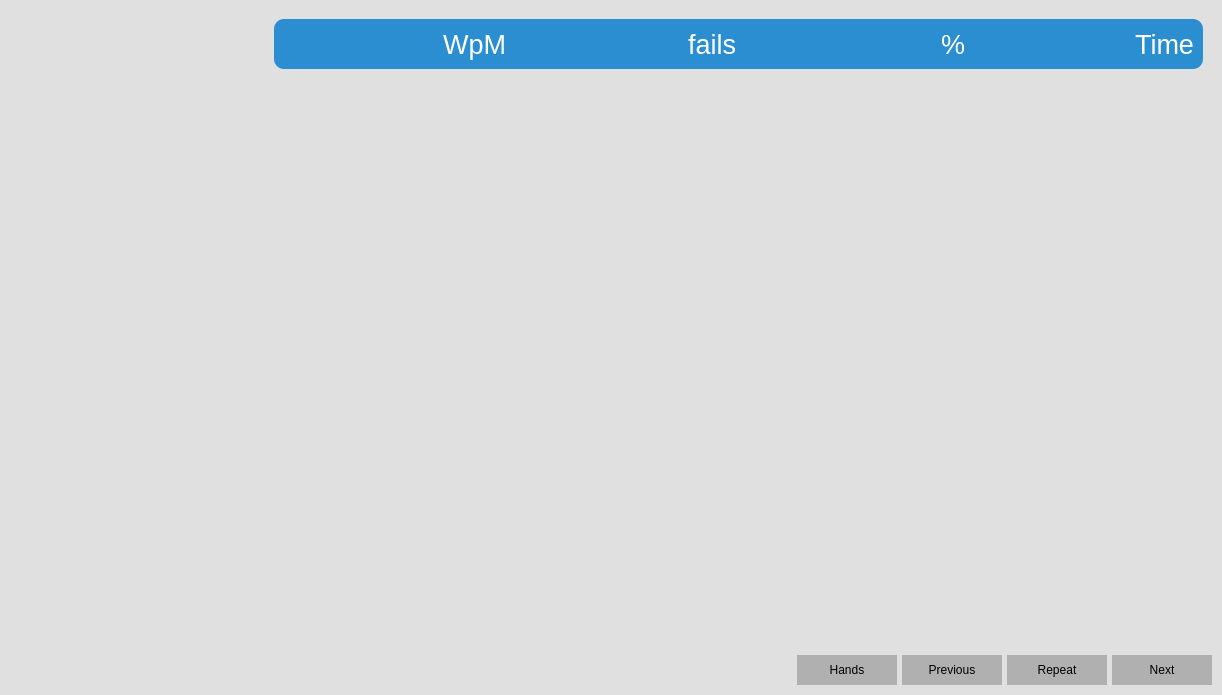
<?xml version="1.0" encoding="UTF-8"?>
<ui version="4.0">
 <class>MainWindow</class>
 <widget class="QMainWindow" name="MainWindow">
  <property name="geometry">
   <rect>
    <x>0</x>
    <y>0</y>
    <width>1222</width>
    <height>695</height>
   </rect>
  </property>
  <property name="windowTitle">
   <string>ZehnFinger App</string>
  </property>
  <widget class="QWidget" name="centralwidget">
   <property name="styleSheet">
    <string notr="true">background-color: #e0e0e0;</string>
   </property>
   <layout class="QVBoxLayout" name="verticalLayout_2">
    <property name="spacing">
     <number>5</number>
    </property>
    <property name="leftMargin">
     <number>10</number>
    </property>
    <property name="topMargin">
     <number>10</number>
    </property>
    <property name="rightMargin">
     <number>10</number>
    </property>
    <property name="bottomMargin">
     <number>10</number>
    </property>
    <item>
     <widget class="QFrame" name="frame_3">
      <property name="minimumSize">
       <size>
        <width>500</width>
        <height>0</height>
       </size>
      </property>
      <property name="frameShape">
       <enum>QFrame::NoFrame</enum>
      </property>
      <property name="frameShadow">
       <enum>QFrame::Raised</enum>
      </property>
      <layout class="QHBoxLayout" name="horizontalLayout_3">
       <property name="spacing">
        <number>5</number>
       </property>
       <property name="leftMargin">
        <number>0</number>
       </property>
       <property name="topMargin">
        <number>0</number>
       </property>
       <property name="rightMargin">
        <number>0</number>
       </property>
       <property name="bottomMargin">
        <number>0</number>
       </property>
       <item>
        <widget class="QFrame" name="frame_6">
         <property name="minimumSize">
          <size>
           <width>250</width>
           <height>0</height>
          </size>
         </property>
         <property name="maximumSize">
          <size>
           <width>250</width>
           <height>16777215</height>
          </size>
         </property>
         <property name="frameShape">
          <enum>QFrame::NoFrame</enum>
         </property>
         <property name="frameShadow">
          <enum>QFrame::Raised</enum>
         </property>
         <layout class="QVBoxLayout" name="verticalLayout_5">
          <property name="spacing">
           <number>0</number>
          </property>
          <property name="leftMargin">
           <number>0</number>
          </property>
          <property name="topMargin">
           <number>0</number>
          </property>
          <property name="rightMargin">
           <number>0</number>
          </property>
          <property name="bottomMargin">
           <number>0</number>
          </property>
          <item>
           <widget class="QScrollArea" name="scrollArea">
            <property name="sizePolicy">
             <sizepolicy hsizetype="Fixed" vsizetype="Expanding">
              <horstretch>0</horstretch>
              <verstretch>0</verstretch>
             </sizepolicy>
            </property>
            <property name="minimumSize">
             <size>
              <width>250</width>
              <height>0</height>
             </size>
            </property>
            <property name="maximumSize">
             <size>
              <width>250</width>
              <height>16777215</height>
             </size>
            </property>
            <property name="frameShape">
             <enum>QFrame::NoFrame</enum>
            </property>
            <property name="horizontalScrollBarPolicy">
             <enum>Qt::ScrollBarAlwaysOff</enum>
            </property>
            <property name="widgetResizable">
             <bool>true</bool>
            </property>
            <widget class="QWidget" name="listLessons">
             <property name="geometry">
              <rect>
               <x>0</x>
               <y>0</y>
               <width>250</width>
               <height>471</height>
              </rect>
             </property>
             <layout class="QVBoxLayout" name="verticalLayout_3">
              <item>
               <spacer name="vSpacer_List">
                <property name="orientation">
                 <enum>Qt::Vertical</enum>
                </property>
                <property name="sizeHint" stdset="0">
                 <size>
                  <width>20</width>
                  <height>593</height>
                 </size>
                </property>
               </spacer>
              </item>
             </layout>
            </widget>
           </widget>
          </item>
          <item>
           <widget class="QLabel" name="label_hands">
            <property name="minimumSize">
             <size>
              <width>0</width>
              <height>169</height>
             </size>
            </property>
            <property name="maximumSize">
             <size>
              <width>16777215</width>
              <height>169</height>
             </size>
            </property>
            <property name="text">
             <string/>
            </property>
            <property name="pixmap">
             <pixmap resource="zfapp.qrc">:/data/Hands.png</pixmap>
            </property>
           </widget>
          </item>
         </layout>
        </widget>
       </item>
       <item>
        <widget class="QFrame" name="frame_5">
         <property name="frameShape">
          <enum>QFrame::NoFrame</enum>
         </property>
         <property name="frameShadow">
          <enum>QFrame::Raised</enum>
         </property>
         <layout class="QVBoxLayout" name="verticalLayout_4">
          <property name="spacing">
           <number>0</number>
          </property>
          <property name="leftMargin">
           <number>0</number>
          </property>
          <property name="topMargin">
           <number>0</number>
          </property>
          <property name="rightMargin">
           <number>0</number>
          </property>
          <property name="bottomMargin">
           <number>0</number>
          </property>
          <item>
           <widget class="QFrame" name="frame">
            <property name="sizePolicy">
             <sizepolicy hsizetype="Expanding" vsizetype="Preferred">
              <horstretch>0</horstretch>
              <verstretch>0</verstretch>
             </sizepolicy>
            </property>
            <property name="frameShape">
             <enum>QFrame::NoFrame</enum>
            </property>
            <property name="frameShadow">
             <enum>QFrame::Raised</enum>
            </property>
            <layout class="QVBoxLayout" name="verticalLayout">
             <item>
              <widget class="QFrame" name="frame_2">
               <property name="minimumSize">
                <size>
                 <width>0</width>
                 <height>50</height>
                </size>
               </property>
               <property name="styleSheet">
                <string notr="true">QFrame {
	background-color: #2a8ed1;
	border-radius: 10px;
}</string>
               </property>
               <property name="frameShape">
                <enum>QFrame::StyledPanel</enum>
               </property>
               <property name="frameShadow">
                <enum>QFrame::Raised</enum>
               </property>
               <layout class="QHBoxLayout" name="horizontalLayout_2">
                <item>
                 <widget class="QLabel" name="label_WPM">
                  <property name="styleSheet">
                   <string notr="true">QLabel {
	color: #ffffff;
	font-size: 20pt;
}</string>
                  </property>
                  <property name="text">
                   <string>WpM</string>
                  </property>
                  <property name="alignment">
                   <set>Qt::AlignRight|Qt::AlignTrailing|Qt::AlignVCenter</set>
                  </property>
                 </widget>
                </item>
                <item>
                 <widget class="QLabel" name="label_ErrorsTotal">
                  <property name="styleSheet">
                   <string notr="true">QLabel {
	color: #ffffff;
	font-size: 20pt;
}</string>
                  </property>
                  <property name="text">
                   <string>fails</string>
                  </property>
                  <property name="alignment">
                   <set>Qt::AlignRight|Qt::AlignTrailing|Qt::AlignVCenter</set>
                  </property>
                 </widget>
                </item>
                <item>
                 <widget class="QLabel" name="label_ErrorsPercent">
                  <property name="styleSheet">
                   <string notr="true">QLabel {
	color: #ffffff;
	font-size: 20pt;
	border-radius: 10px;
}</string>
                  </property>
                  <property name="text">
                   <string>%</string>
                  </property>
                  <property name="alignment">
                   <set>Qt::AlignRight|Qt::AlignTrailing|Qt::AlignVCenter</set>
                  </property>
                 </widget>
                </item>
                <item>
                 <widget class="QLabel" name="label_time">
                  <property name="styleSheet">
                   <string notr="true">QLabel {
	color: #ffffff;
	font-size: 20pt;
}</string>
                  </property>
                  <property name="text">
                   <string>Time</string>
                  </property>
                  <property name="alignment">
                   <set>Qt::AlignRight|Qt::AlignTrailing|Qt::AlignVCenter</set>
                  </property>
                 </widget>
                </item>
               </layout>
              </widget>
             </item>
             <item>
              <spacer name="vSpacer_Top">
               <property name="orientation">
                <enum>Qt::Vertical</enum>
               </property>
               <property name="sizeType">
                <enum>QSizePolicy::Fixed</enum>
               </property>
               <property name="sizeHint" stdset="0">
                <size>
                 <width>20</width>
                 <height>150</height>
                </size>
               </property>
              </spacer>
             </item>
             <item>
              <spacer name="vSpacer">
               <property name="orientation">
                <enum>Qt::Vertical</enum>
               </property>
               <property name="sizeHint" stdset="0">
                <size>
                 <width>20</width>
                 <height>520</height>
                </size>
               </property>
              </spacer>
             </item>
            </layout>
           </widget>
          </item>
          <item>
           <widget class="QLabel" name="keys">
            <property name="minimumSize">
             <size>
              <width>0</width>
              <height>400</height>
             </size>
            </property>
            <property name="maximumSize">
             <size>
              <width>16777215</width>
              <height>400</height>
             </size>
            </property>
            <property name="styleSheet">
             <string notr="true">QLabel {
	padding-top: 0px;
}</string>
            </property>
            <property name="text">
             <string/>
            </property>
            <property name="alignment">
             <set>Qt::AlignCenter</set>
            </property>
           </widget>
          </item>
         </layout>
        </widget>
       </item>
      </layout>
     </widget>
    </item>
    <item>
     <widget class="QFrame" name="frame_4">
      <property name="frameShape">
       <enum>QFrame::NoFrame</enum>
      </property>
      <property name="frameShadow">
       <enum>QFrame::Raised</enum>
      </property>
      <layout class="QHBoxLayout" name="horizontalLayout">
       <property name="spacing">
        <number>5</number>
       </property>
       <property name="leftMargin">
        <number>0</number>
       </property>
       <property name="topMargin">
        <number>0</number>
       </property>
       <property name="rightMargin">
        <number>0</number>
       </property>
       <property name="bottomMargin">
        <number>0</number>
       </property>
       <item>
        <spacer name="horizontalSpacer">
         <property name="orientation">
          <enum>Qt::Horizontal</enum>
         </property>
         <property name="sizeHint" stdset="0">
          <size>
           <width>40</width>
           <height>20</height>
          </size>
         </property>
        </spacer>
       </item>
       <item>
        <widget class="QPushButton" name="btn_toggle_hands">
         <property name="minimumSize">
          <size>
           <width>100</width>
           <height>30</height>
          </size>
         </property>
         <property name="maximumSize">
          <size>
           <width>100</width>
           <height>30</height>
          </size>
         </property>
         <property name="focusPolicy">
          <enum>Qt::NoFocus</enum>
         </property>
         <property name="styleSheet">
          <string notr="true">QPushButton {
	border: none;
	background-color: #b0b0b0;
	color: #000000;
}

QPushButton::hover {
	border: none;
	background-color: #c0c0c0;
	color: #000000;
}</string>
         </property>
         <property name="text">
          <string>Hands</string>
         </property>
         <property name="checkable">
          <bool>true</bool>
         </property>
        </widget>
       </item>
       <item>
        <widget class="QPushButton" name="btn_previous">
         <property name="minimumSize">
          <size>
           <width>100</width>
           <height>30</height>
          </size>
         </property>
         <property name="maximumSize">
          <size>
           <width>100</width>
           <height>30</height>
          </size>
         </property>
         <property name="focusPolicy">
          <enum>Qt::NoFocus</enum>
         </property>
         <property name="styleSheet">
          <string notr="true">QPushButton {
	border: none;
	background-color: #b0b0b0;
	color: #000000;
}

QPushButton::hover {
	border: none;
	background-color: #c0c0c0;
	color: #000000;
}</string>
         </property>
         <property name="text">
          <string>Previous</string>
         </property>
        </widget>
       </item>
       <item>
        <widget class="QPushButton" name="btn_repeat">
         <property name="minimumSize">
          <size>
           <width>100</width>
           <height>30</height>
          </size>
         </property>
         <property name="maximumSize">
          <size>
           <width>100</width>
           <height>30</height>
          </size>
         </property>
         <property name="focusPolicy">
          <enum>Qt::NoFocus</enum>
         </property>
         <property name="styleSheet">
          <string notr="true">QPushButton {
	border: none;
	background-color: #b0b0b0;
	color: #000000;
}

QPushButton::hover {
	border: none;
	background-color: #c0c0c0;
	color: #000000;
}</string>
         </property>
         <property name="text">
          <string>Repeat</string>
         </property>
        </widget>
       </item>
       <item>
        <widget class="QPushButton" name="btn_next">
         <property name="minimumSize">
          <size>
           <width>100</width>
           <height>30</height>
          </size>
         </property>
         <property name="maximumSize">
          <size>
           <width>100</width>
           <height>30</height>
          </size>
         </property>
         <property name="focusPolicy">
          <enum>Qt::NoFocus</enum>
         </property>
         <property name="styleSheet">
          <string notr="true">QPushButton {
	border: none;
	background-color: #b0b0b0;
	color: #000000;
}

QPushButton::hover {
	border: none;
	background-color: #c0c0c0;
	color: #000000;
}</string>
         </property>
         <property name="text">
          <string>Next</string>
         </property>
        </widget>
       </item>
      </layout>
     </widget>
    </item>
   </layout>
  </widget>
 </widget>
 <resources>
  <include location="zfapp.qrc"/>
 </resources>
 <connections/>
</ui>
